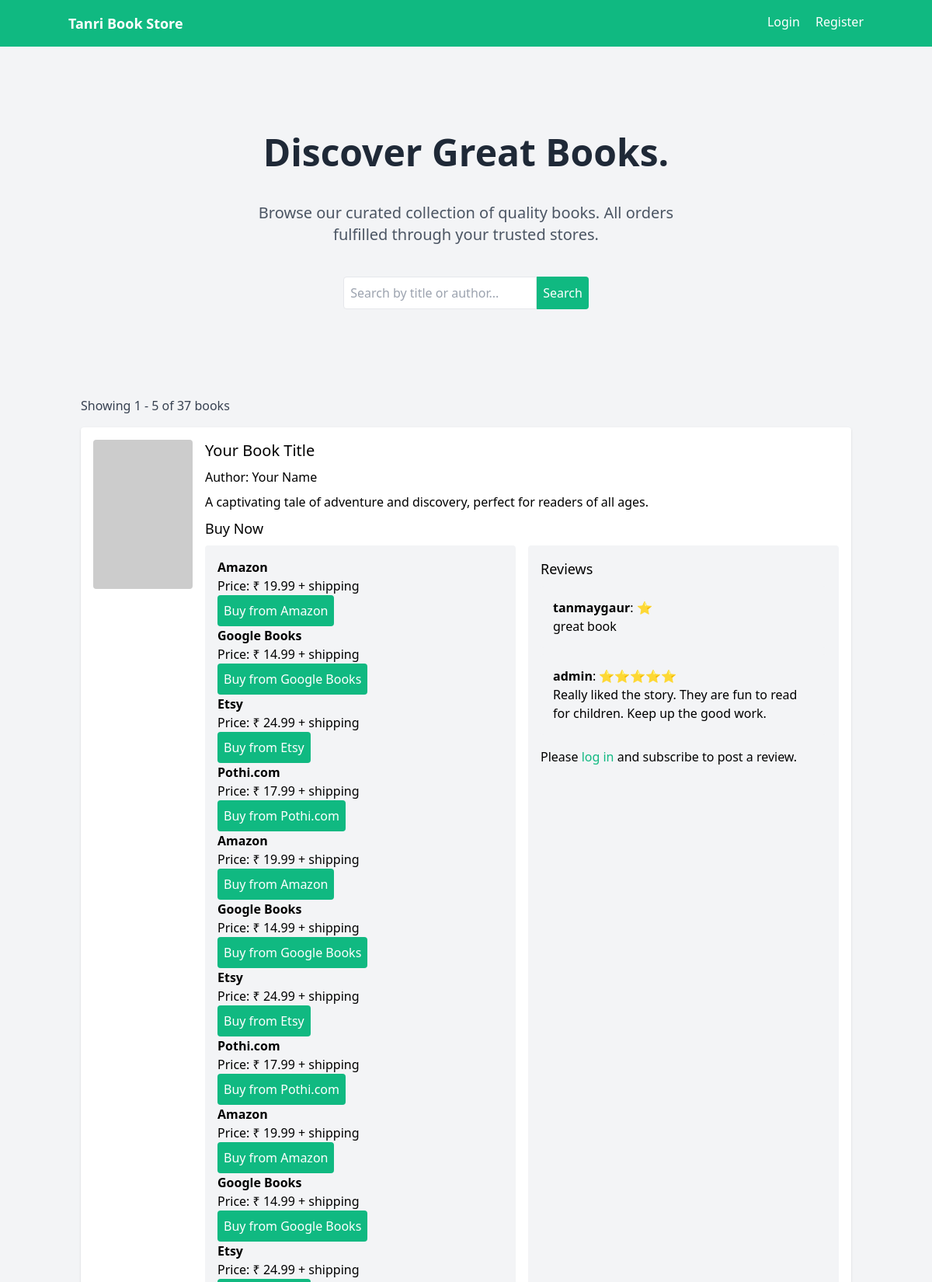
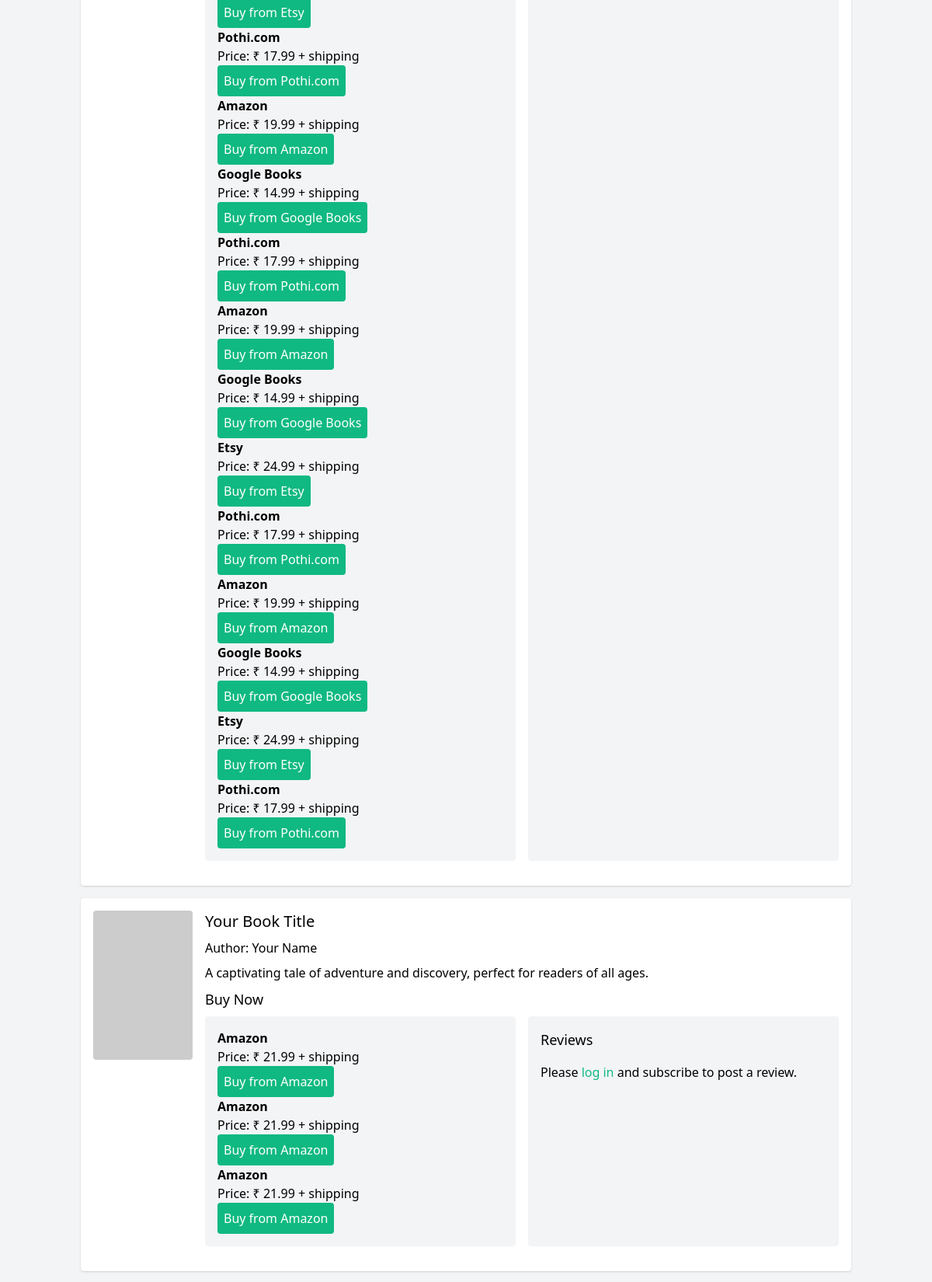
The page / (upper part) on the database its author committed (2 pictures, top to bottom).
### tables this page shows
CREATE TABLE books (
            id INTEGER PRIMARY KEY AUTOINCREMENT,
            title TEXT NOT NULL,
            author TEXT NOT NULL,
            image_url TEXT,
            description TEXT
        );

CREATE TABLE book_stores (
            id INTEGER PRIMARY KEY AUTOINCREMENT,
            book_id INTEGER,
            store_name TEXT NOT NULL,
            price REAL,
            url TEXT,
            FOREIGN KEY (book_id) REFERENCES books(id)
        );

CREATE TABLE reviews (
            id INTEGER PRIMARY KEY AUTOINCREMENT,
            book_id INTEGER,
            user_id INTEGER,
            rating INTEGER,
            comment TEXT,
            FOREIGN KEY (book_id) REFERENCES books(id),
            FOREIGN KEY (user_id) REFERENCES users(id)
        );

CREATE TABLE users (
            id INTEGER PRIMARY KEY AUTOINCREMENT,
            username TEXT UNIQUE NOT NULL,
            password TEXT NOT NULL,
            is_admin INTEGER DEFAULT 0,
            is_subscribed INTEGER DEFAULT 0
        );

### book_aggregator.py (the view)
@app.route('/', methods=['GET', 'POST'])
def index():
    search_query = request.form.get('search', '') if request.method == 'POST' else request.args.get('search', '')
    page = request.args.get('page', 1, type=int)
    per_page = 5  # Number of books per page
    offset = (page - 1) * per_page
    with sqlite3.connect('books.db') as conn:
        c = conn.cursor()
        if search_query.strip():
            c.execute('SELECT COUNT(*) FROM books WHERE title LIKE ? OR author LIKE ?',
                     (f'%{search_query}%', f'%{search_query}%'))
        else:
            c.execute('SELECT COUNT(*) FROM books')
        total_books = c.fetchone()[0]
        total_pages = (total_books + per_page - 1) // per_page
        if search_query.strip():
            c.execute('SELECT * FROM books WHERE title LIKE ? OR author LIKE ? LIMIT ? OFFSET ?',
                     (f'%{search_query}%', f'%{search_query}%', per_page, offset))
        else:
            c.execute('SELECT * FROM books LIMIT ? OFFSET ?', (per_page, offset))
        books = c.fetchall()
        book_data = []
        for book in books:
            c.execute('SELECT * FROM book_stores WHERE book_id = ?', (book[0],))
            stores = c.fetchall()
            c.execute('SELECT r.*, u.username FROM reviews r JOIN users u ON r.user_id = u.id WHERE r.book_id = ?', (book[0],))
            reviews = c.fetchall()
            user_review = None
            if 'user_id' in session:
                c.execute('SELECT id, rating, comment FROM reviews WHERE book_id = ? AND user_id = ?', (book[0], session['user_id']))
                user_review = c.fetchone()
            book_data.append({'book': book, 'stores': stores, 'reviews': reviews, 'user_review': user_review})
    return render_template('index.html', books=book_data, search_query=search_query,
                          page=page, total_pages=total_pages, per_page=per_page, total_books=total_books)

### templates/index.html (shortened to what this page needs)
<!DOCTYPE html>
<html>
<head>
    <link href="https://cdn.jsdelivr.net/npm/tailwindcss@2.2.19/dist/tailwind.min.css" rel="stylesheet">
</head>
<body class="bg-gray-100">
    <nav class="bg-green-500 p-4">
        <div class="container mx-auto flex justify-between">
            <a href="{{ url_for('index') }}" class="text-white text-lg font-bold">Tanri Book Store</a>
            <div>
                {% if session.user_id %}
                    {% if session.is_admin %}
                        <a href="{{ url_for('admin') }}" class="text-white mr-4">Admin</a>
                    {% endif %}
                    <a href="{{ url_for('logout') }}" class="text-white">Logout</a>
                {% else %}
                    <a href="{{ url_for('login') }}" class="text-white mr-4">Login</a>
                    <a href="{{ url_for('register') }}" class="text-white">Register</a>
                {% endif %}
            </div>
        </div>
    </nav>
    <div class="container mx-auto p-4">
        <div class="dark:bg-gray-800">
            <div class="dark:bg-transparent">
                <div class="mx-auto flex flex-col items-center py-12 sm:py-24">
                    <div class="w-11/12 sm:w-2/3 lg:flex justify-center items-center flex-col mb-5 sm:mb-10">
                        <h1
                            class="text-4xl sm:text-5xl md:text-5xl lg:text-5xl xl:text-6xl text-center text-gray-800 dark:text-white font-black leading-10">
                            Discover Great
                            <span class="text-violet-800 dark:text-violet-500">Books.</span>
                        </h1>
                        <p class="mt-5 sm:mt-10 lg:w-10/12 text-gray-600 dark:text-gray-300 font-normal text-center text-xl">
                            Browse our curated collection of quality books. All orders fulfilled through your trusted stores.
                        </p>
                    </div>
                    <div class="flex w-11/12 md:w-8/12 xl:w-6/12">
                        <div class="flex rounded-md w-full  justify-center ">
                            <form method="POST" class="mb-4">
                                <div class="flex">
                                    <input type="text" name="search" placeholder="Search by title or author..." value="{{ search_query }}" class="border p-2 rounded-l w-full">
                                    <button type="submit" class="bg-green-500 text-white p-2 rounded-r">Search</button>
                                </div>
                            </form>
                        </div>
                    </div>
                </div>
            </div>
        </div>
        {% if books %}
            <p class="text-gray-700 mb-4">Showing {{ (page - 1) * per_page + 1 }} - {{ ((page - 1) * per_page + books|length) }} of {{ total_books }} books</p>
            {% for data in books %}
                <div class="bg-white p-4 rounded shadow mb-4 flex">
                    {% if data.book[3] %}
                        <img src="{{ data.book[3] }}" alt="{{ data.book[1] }} cover" class="w-32 h-48 object-cover mr-4 rounded">
                    {% else %}
                        <div class="w-32 h-48 bg-gray-200 mr-4 rounded flex items-center justify-center">No Image</div>
                    {% endif %}
                    <div class="flex-1">
                        <h3 class="text-xl mb-2">{{ data.book[1] }}</h3>
                        <p class="mb-2">Author: {{ data.book[2] }}</p>
                        <p class="mb-2">{{ data.book[4] }}</p>
                        <h4 class="text-lg mb-2">Buy Now</h4>
                        <div class="grid grid-cols-1 md:grid-cols-2 gap-4 mb-4">
                            <div class="bg-gray-100 p-4 rounded">
                            {% for store in data.stores %}
                                    <p><strong>{{ store[2] }}</strong></p>
                                    <p>Price: &#8377; {{ store[3] }} + shipping</p>
                                    <a href="{{ store[4] }}" class="bg-green-500 text-white p-2 rounded inline-block">Buy from {{ store[2] }}</a>
                            {% endfor %}
                            </div>
                            <div class="bg-gray-100 p-4 rounded">
                                <h4 class="text-lg mb-2">Reviews</h4>
                                {% for review in data.reviews %}
                                    <div class="bg-gray-100 p-4 rounded mb-2">
                                        <p><strong>{{ review[5] }}</strong>:
                                            {% if review[3]==1 %} &#11088; {% endif %}
                                            {% if review[3]==5 %} &#11088;&#11088;&#11088;&#11088;&#11088; {% endif %}</p>
                                        <p>{{ review[4] }}</p>
                                    </div>
                                {% endfor %}
                                {% if session.user_id %}
                                    {% if session.is_subscribed %}
                                        <h4 class="text-lg mt-4 mb-2">{{ 'Edit Your Review' if data.user_review else 'Add a Review' }}</h4>
                                        <form method="POST" action="{{ url_for('review', book_id=data.book[0]) }}">
                                            <select name="rating" class="border p-2 rounded w-full mb-2" required>
                                                {% for i in range(1, 6) %}
                                                    <option value="{{ i }}" {% if data.user_review and data.user_review[1] == i %}selected{% endif %}>{{ i }}
                                                        {% if i==1 %} &#11088; {% endif %}
                                                        {% if i==2 %} &#11088;&#11088; {% endif %}
                                                        {% if i==3 %} &#11088;&#11088;&#11088; {% endif %}
                                                        {% if i==4 %} &#11088;&#11088;&#11088;&#11088; {% endif %}
                                                        {% if i==5 %} &#11088;&#11088;&#11088;&#11088;&#11088; {% endif %}
                                                    </option>
                                                {% endfor %}
                                            </select>
                                            <textarea name="comment" placeholder="Your review..." class="border p-2 rounded w-full mb-2" required>{{ data.user_review[2] if data.user_review else '' }}</textarea>
                                            <button type="submit" class="bg-green-500 text-white p-2 rounded">{{ 'Update Review' if data.user_review else 'Submit Review' }}</button>
                                        </form>
                                    {% else %}
                                        <form method="POST" action="{{ url_for('subscribe') }}" class="mt-4">
                                            <button type="submit" class="bg-green-500 text-white p-2 rounded">Subscribe to Review</button>
                                        </form>
                                    {% endif %}
                                {% else %}
                                    <p class="mt-4">Please <a href="{{ url_for('login') }}" class="text-green-500">log in</a> and subscribe to post a review.</p>
                                {% endif %}
                            </div>
                        </div>
                    </div>
                </div>
                    {% endfor %}
        {% else %}
            <p class="text-gray-700">No books found matching your search.</p>
        {% endif %}
    </div>
</body>
</html>

### rows shown on the page
books: title "Your Book Title", author "Your Name", description "A captivating tale of adventure and discovery, perfect for readers of all ages."
book_stores: store_name "Amazon", price "19.99"
book_stores: store_name "Google Books", price "14.99"
book_stores: store_name "Etsy", price "24.99"
book_stores: store_name "Pothi.com", price "17.99"
book_stores: store_name "Amazon", price "19.99"
book_stores: store_name "Google Books", price "14.99"
book_stores: store_name "Etsy", price "24.99"
book_stores: store_name "Pothi.com", price "17.99"
book_stores: store_name "Amazon", price "19.99"
book_stores: store_name "Google Books", price "14.99"
book_stores: store_name "Etsy", price "24.99"
book_stores: store_name "Pothi.com", price "17.99"
book_stores: store_name "Amazon", price "19.99"
book_stores: store_name "Google Books", price "14.99"
book_stores: store_name "Pothi.com", price "17.99"
book_stores: store_name "Amazon", price "19.99"
book_stores: store_name "Google Books", price "14.99"
book_stores: store_name "Etsy", price "24.99"
book_stores: store_name "Pothi.com", price "17.99"
book_stores: store_name "Amazon", price "19.99"
book_stores: store_name "Google Books", price "14.99"
book_stores: store_name "Etsy", price "24.99"
book_stores: store_name "Pothi.com", price "17.99"
reviews: username "tanmaygaur", comment "great book"
reviews: username "admin", comment "Really liked the story. They are fun to read for children. Keep up the good work."
books: title "Your Book Title", author "Your Name", description "A captivating tale of adventure and discovery, perfect for readers of all ages."
book_stores: store_name "Amazon", price "21.99"
book_stores: store_name "Amazon", price "21.99"
book_stores: store_name "Amazon", price "21.99"

### other values the page prints
{{ (page - 1) * per_page + 1 }} "1"
{{ ((page - 1) * per_page + books|length) }} "5"
{{ total_books }} "37"
